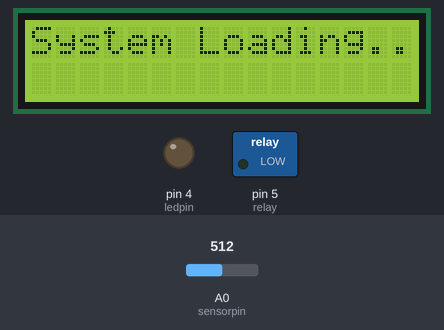
The sketch below on a simulated Arduino Uno, built with avr-gcc and run on an emulated ATmega328P. Parts: 16×2 character LCD, switched loads named in the sketch (green lamp = pin HIGH), output pins drawn as LEDs (lit = HIGH). The inputs (shaded band) are chosen by the test bench; at power-on: A0 (sensorpin) = 512.

Above: at 0.1 s.
At 30.2 s:
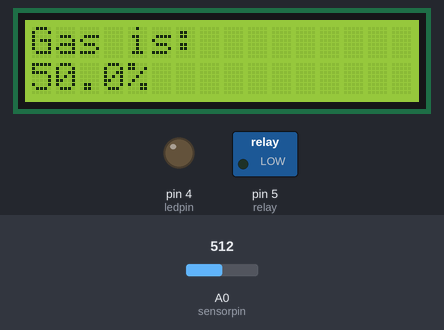

The sketch:

GasSensor.ino
```cpp
#include <Wire.h>
#include <LiquidCrystal_I2C.h>

int sensorpin = A0;
int ledpin = 4;
int relay = 5;

LiquidCrystal_I2C lcd(0x27,16,2);

void setup(){
  pinMode(ledpin, OUTPUT);
  pinMode(sensorpin, INPUT);
  pinMode(relay, OUTPUT);

  lcd.init();
  lcd.backlight();
  lcd.setCursor(0,0);
  lcd.print("System Loading....");
  delay(30000); // 30 sec startup
  lcd.clear();
}

void loop() {
  int sensorValue = analogRead(sensorpin);
  float perc = (sensorValue / 1023.0) * 100.0;

  if(perc > 65){
    digitalWrite(ledpin, HIGH);
    digitalWrite(relay, HIGH);
  } else {
    digitalWrite(ledpin, LOW);
    digitalWrite(relay, LOW);
  }

  // Display gas level
  lcd.setCursor(0,0);
  lcd.print("Gas is:        "); // clear old chars
  lcd.setCursor(0,1);
  lcd.print(perc,1);
  lcd.print("%");

  delay(1000); // update every 1 second
}
```
